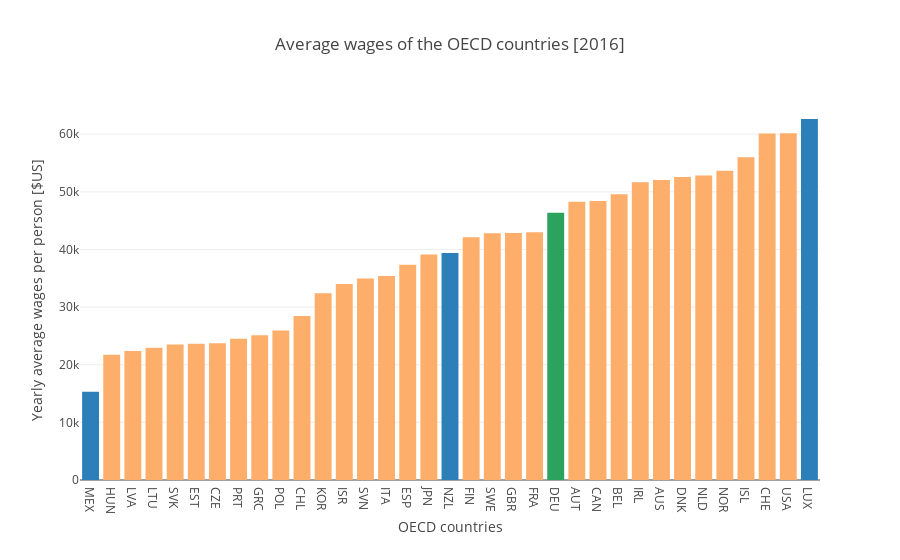

The cell this chart's notebook holds for it:
### Code cell
#Create the bar chart
color=np.array(['rgb(253,174,107)']*inc16.shape[0])
color[inc16.median()==inc16.values]='rgb(44,127,184)'
color[inc16.index=='DEU']='rgb(44,162,95)'
color[inc16.min()==inc16.values] ='rgb(44,127,184)'
color[inc16.max()==inc16.values] ='rgb(44,127,184)'

data = [go.Bar(
            x=inc16.index,
            y=inc16.values,
            marker=dict(
                color=color.tolist())
    )]

layout = go.Layout(
    title='Average wages of the OECD countries [2016]',
    xaxis = dict(title='OECD countries'), 
    yaxis = dict(title='Yearly average wages per person [$US]')
)

fig = go.Figure(data=data, layout=layout)

iplot(fig)

### Figure 1 — Plotly figure (JSON) as saved in the notebook; plotly's stock layout.template omitted (floating-point values rounded to 4 significant figures)
{"data": [{"marker": {"color": ["rgb(44,127,184)", "rgb(253,174,107)", "rgb(253,174,107)", "rgb(253,174,107)", "rgb(253,174,107)", "rgb(253,174,107)", "rgb(253,174,107)", "rgb(253,174,107)", "rgb(253,174,107)", "rgb(253,174,107)", "rgb(253,174,107)", "rgb(253,174,107)", "rgb(253,174,107)", "rgb(253,174,107)", "rgb(253,174,107)", "rgb(253,174,107)", "rgb(253,174,107)", "rgb(44,127,184)", "rgb(253,174,107)", "rgb(253,174,107)", "rgb(253,174,107)", "rgb(253,174,107)", "rgb(44,162,95)", "rgb(253,174,107)", "rgb(253,174,107)", "rgb(253,174,107)", "rgb(253,174,107)", "rgb(253,174,107)", "rgb(253,174,107)", "rgb(253,174,107)", "rgb(253,174,107)", "rgb(253,174,107)", "rgb(253,174,107)", "rgb(253,174,107)", "rgb(44,127,184)"]}, "type": "bar", "x": ["MEX", "HUN", "LVA", "LTU", "SVK", "EST", "CZE", "PRT", "GRC", "POL", "CHL", "KOR", "ISR", "SVN", "ITA", "ESP", "JPN", "NZL", "FIN", "SWE", "GBR", "FRA", "DEU", "AUT", "CAN", "BEL", "IRL", "AUS", "DNK", "NLD", "NOR", "ISL", "CHE", "USA", "LUX"], "y": [15311, 21711, 22389, 22949, 23508, 23621, 23722, 24529, 25124, 25921, 28434, 32399, 34023, 34965, 35397, 37333, 39113, 39397, 42127, 42816, 42835, 42992, 46389, 48295, 48403, 49587, 51681, 52063, 52580, 52833, 53643, 55984, 60124, 60154, 62636]}], "layout": {"title": "Average wages of the OECD countries [2016]", "xaxis": {"title": "OECD countries"}, "yaxis": {"title": "Yearly average wages per person [$US]"}}}
